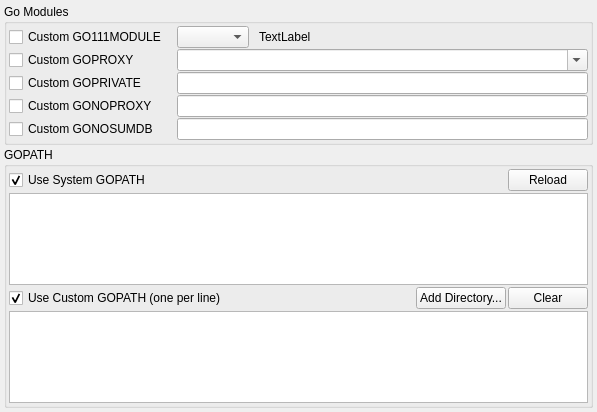
<?xml version="1.0" encoding="UTF-8"?>
<ui version="4.0">
 <class>GolangPackgetOption</class>
 <widget class="QWidget" name="GolangPackgetOption">
  <property name="geometry">
   <rect>
    <x>0</x>
    <y>0</y>
    <width>597</width>
    <height>412</height>
   </rect>
  </property>
  <property name="windowTitle">
   <string>Manage GOPATH / Modules</string>
  </property>
  <layout class="QVBoxLayout" name="verticalLayout_3">
   <property name="spacing">
    <number>2</number>
   </property>
   <property name="leftMargin">
    <number>4</number>
   </property>
   <property name="topMargin">
    <number>4</number>
   </property>
   <property name="rightMargin">
    <number>4</number>
   </property>
   <property name="bottomMargin">
    <number>4</number>
   </property>
   <item>
    <widget class="QGroupBox" name="groupBox">
     <property name="title">
      <string>Go Modules</string>
     </property>
     <layout class="QVBoxLayout" name="verticalLayout_2">
      <property name="leftMargin">
       <number>2</number>
      </property>
      <property name="topMargin">
       <number>2</number>
      </property>
      <property name="rightMargin">
       <number>2</number>
      </property>
      <property name="bottomMargin">
       <number>2</number>
      </property>
      <item>
       <layout class="QGridLayout" name="gridLayout">
        <property name="horizontalSpacing">
         <number>10</number>
        </property>
        <property name="verticalSpacing">
         <number>1</number>
        </property>
        <item row="2" column="1" colspan="2">
         <widget class="QLineEdit" name="editGoPrivate">
          <property name="enabled">
           <bool>true</bool>
          </property>
         </widget>
        </item>
        <item row="4" column="1" colspan="2">
         <widget class="QLineEdit" name="editGoNoSumdb"/>
        </item>
        <item row="1" column="1" colspan="2">
         <widget class="QComboBox" name="cmbGoProxy">
          <property name="editable">
           <bool>true</bool>
          </property>
         </widget>
        </item>
        <item row="3" column="0">
         <widget class="QCheckBox" name="chkUseGoNoProxy">
          <property name="text">
           <string>Custom GONOPROXY</string>
          </property>
         </widget>
        </item>
        <item row="3" column="1" colspan="2">
         <widget class="QLineEdit" name="editGoNoProxy"/>
        </item>
        <item row="1" column="0">
         <widget class="QCheckBox" name="chkUseGoProxy">
          <property name="text">
           <string>Custom GOPROXY</string>
          </property>
         </widget>
        </item>
        <item row="0" column="0">
         <widget class="QCheckBox" name="chkUseGoModule">
          <property name="text">
           <string>Custom GO111MODULE</string>
          </property>
         </widget>
        </item>
        <item row="4" column="0">
         <widget class="QCheckBox" name="chkUseGoNoSumdb">
          <property name="text">
           <string>Custom GONOSUMDB</string>
          </property>
         </widget>
        </item>
        <item row="2" column="0">
         <widget class="QCheckBox" name="chkUseGoPrivate">
          <property name="text">
           <string>Custom GOPRIVATE</string>
          </property>
         </widget>
        </item>
        <item row="0" column="1">
         <widget class="QComboBox" name="cmbGoModule"/>
        </item>
        <item row="0" column="2">
         <widget class="QLabel" name="sysGoModuleInfo">
          <property name="sizePolicy">
           <sizepolicy hsizetype="Expanding" vsizetype="Preferred">
            <horstretch>0</horstretch>
            <verstretch>0</verstretch>
           </sizepolicy>
          </property>
          <property name="text">
           <string>TextLabel</string>
          </property>
         </widget>
        </item>
       </layout>
      </item>
     </layout>
    </widget>
   </item>
   <item>
    <widget class="QGroupBox" name="groupBox_2">
     <property name="title">
      <string>GOPATH</string>
     </property>
     <layout class="QVBoxLayout" name="verticalLayout">
      <property name="spacing">
       <number>2</number>
      </property>
      <property name="leftMargin">
       <number>2</number>
      </property>
      <property name="topMargin">
       <number>2</number>
      </property>
      <property name="rightMargin">
       <number>2</number>
      </property>
      <property name="bottomMargin">
       <number>2</number>
      </property>
      <item>
       <layout class="QHBoxLayout" name="horizontalLayout">
        <property name="spacing">
         <number>-1</number>
        </property>
        <item>
         <widget class="QCheckBox" name="chkUseSysGopath">
          <property name="text">
           <string>Use System GOPATH</string>
          </property>
          <property name="checked">
           <bool>true</bool>
          </property>
         </widget>
        </item>
        <item>
         <spacer name="horizontalSpacer">
          <property name="orientation">
           <enum>Qt::Horizontal</enum>
          </property>
          <property name="sizeHint" stdset="0">
           <size>
            <width>40</width>
            <height>20</height>
           </size>
          </property>
         </spacer>
        </item>
        <item>
         <widget class="QPushButton" name="reloadButton">
          <property name="text">
           <string>Reload</string>
          </property>
         </widget>
        </item>
       </layout>
      </item>
      <item>
       <widget class="QPlainTextEdit" name="sysPathTextEdit">
        <property name="sizePolicy">
         <sizepolicy hsizetype="Expanding" vsizetype="Expanding">
          <horstretch>0</horstretch>
          <verstretch>0</verstretch>
         </sizepolicy>
        </property>
        <property name="readOnly">
         <bool>true</bool>
        </property>
       </widget>
      </item>
      <item>
       <layout class="QHBoxLayout" name="horizontalLayout_2">
        <item>
         <widget class="QCheckBox" name="chkUseLiteGopath">
          <property name="text">
           <string>Use Custom GOPATH (one per line)</string>
          </property>
          <property name="checked">
           <bool>true</bool>
          </property>
         </widget>
        </item>
        <item>
         <spacer name="horizontalSpacer_2">
          <property name="orientation">
           <enum>Qt::Horizontal</enum>
          </property>
          <property name="sizeHint" stdset="0">
           <size>
            <width>40</width>
            <height>20</height>
           </size>
          </property>
         </spacer>
        </item>
        <item>
         <widget class="QPushButton" name="browserButton">
          <property name="text">
           <string>Add Directory...</string>
          </property>
         </widget>
        </item>
        <item>
         <widget class="QPushButton" name="clearButton">
          <property name="text">
           <string>Clear</string>
          </property>
         </widget>
        </item>
       </layout>
      </item>
      <item>
       <widget class="QPlainTextEdit" name="litePathTextEdit">
        <property name="sizePolicy">
         <sizepolicy hsizetype="Expanding" vsizetype="Expanding">
          <horstretch>0</horstretch>
          <verstretch>0</verstretch>
         </sizepolicy>
        </property>
       </widget>
      </item>
     </layout>
    </widget>
   </item>
  </layout>
 </widget>
 <resources/>
 <connections/>
</ui>
